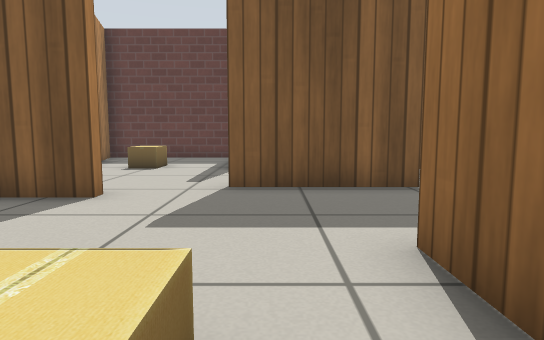
view 1 (above)

16 first-person views from a walk through a robot-simulator world made for Gazebo. The camera is 0.5 m above the floor, tilts 6° down and sees 75° across. The floor is counted in squares, 0.5 m on a side. Each view is taken from the middle of a square. On the plan, view 1 faces up. The plan holds only what a view shows up to about 13 squares ahead; the rest is blank. Simple patterns stand in for the simulator's built-in surfaces.

view 2
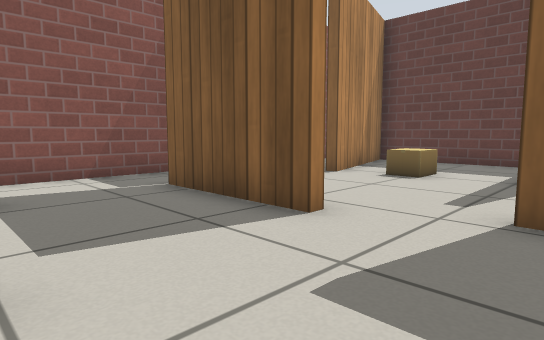

view 3
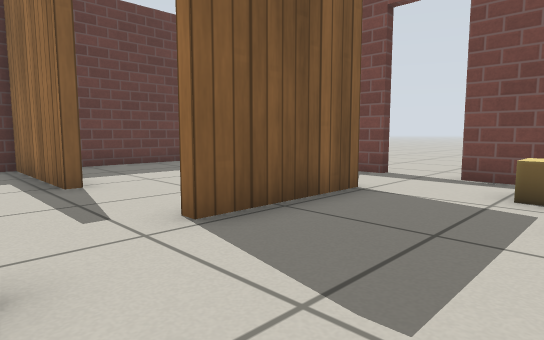

view 4
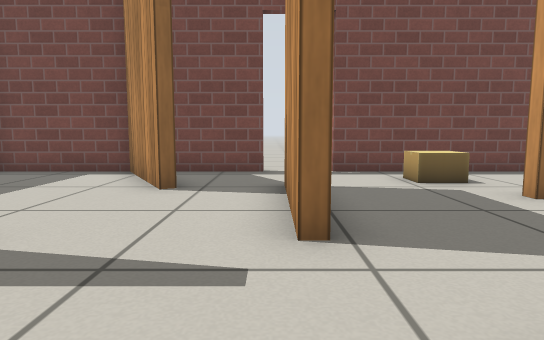

view 5
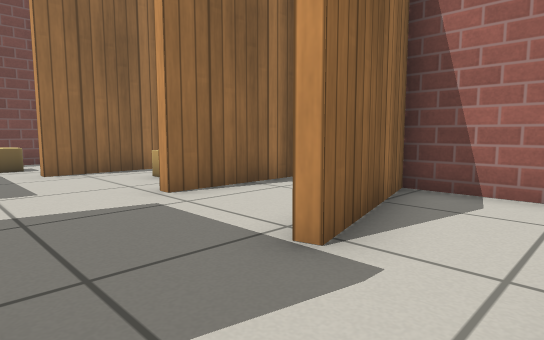

view 6
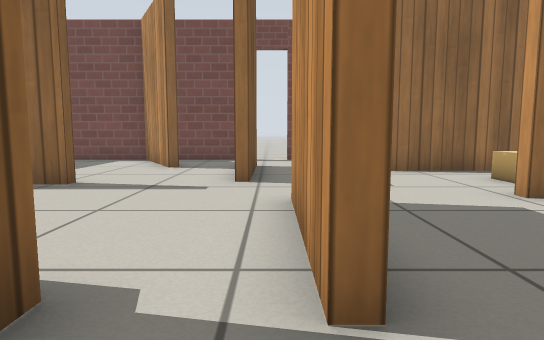

view 7
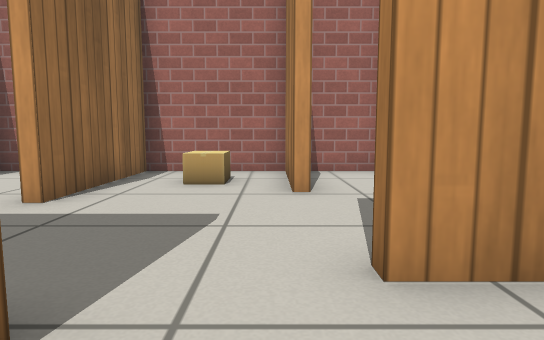

view 8
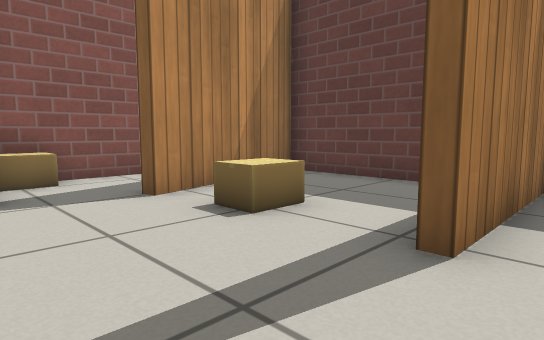

view 9
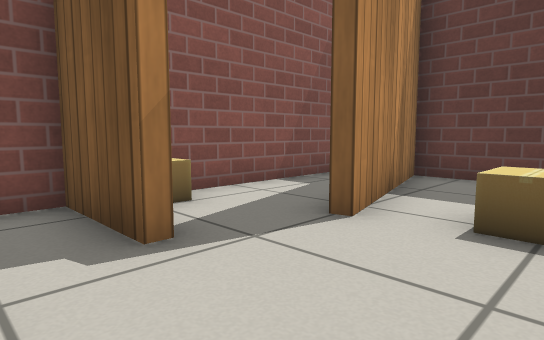

view 10
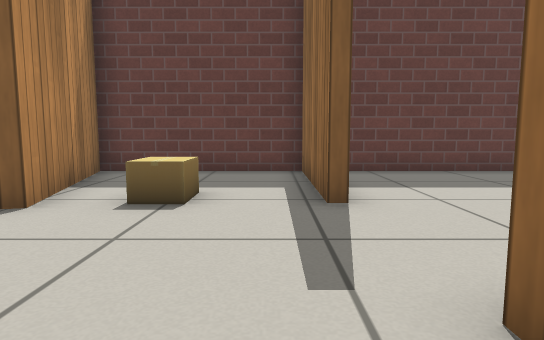

view 11
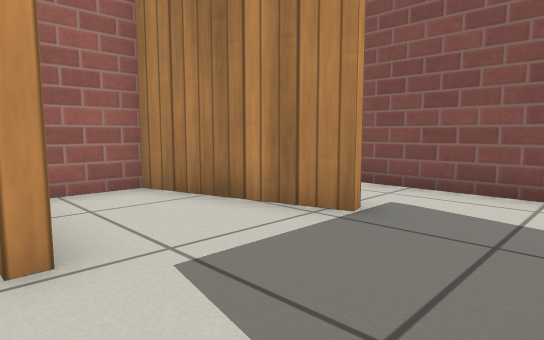

view 12
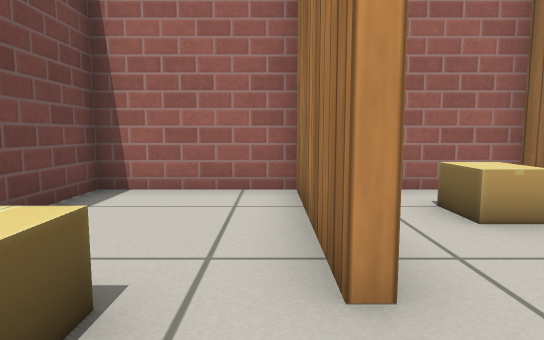

view 13
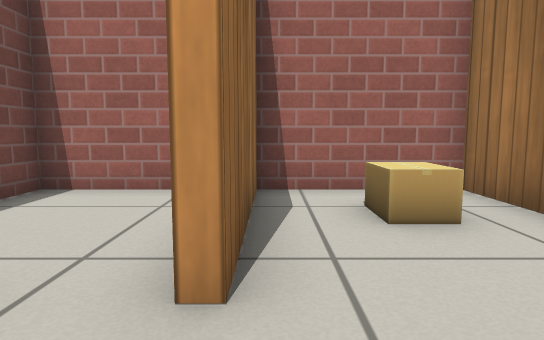

view 14
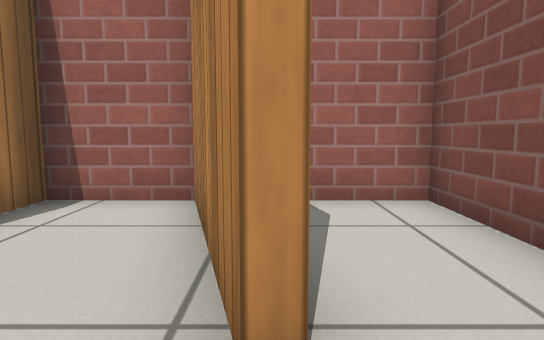

view 15
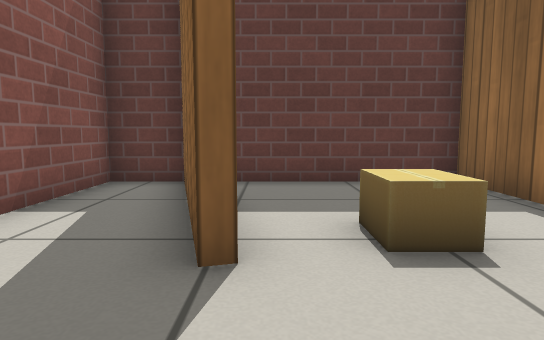

view 16
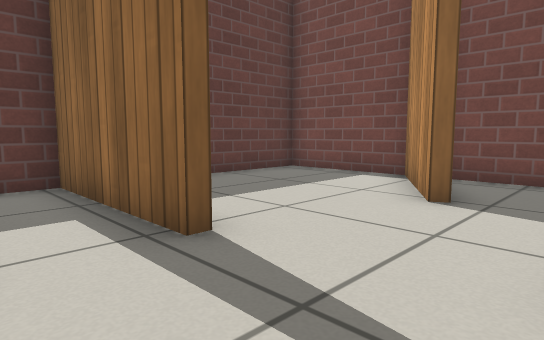

### Floor plan
Points are (right, up) in squares from view 1. A wall is a line through its corners. A room is listed if a view was taken in it or the views show most of it. See-through windows are left out.
Room 1 (views 1, 2, 3, 4, 5, 6, 7, 8, 9, 10, 11, 12, 13, 14, 15, 16)
walls: (-2.6, 5.4) (-6.2, 5.4); (-1.2, 9.9) (-1.2, 14.2) (-6.5, 14.2) (-5.2, 9.5); (-6, 7.7) (-6, 7.4) (-8.3, 7.4) (-8.3, -1.2) (-5.2, -1.2) (-6.2, 2.5); (-6.4, 5.7) (-2.7, 5.7); (1.6, 3.1) (1.6, -1.2) (5.1, -1.2) (5.1, 5.5); (2.8, 6.5) (-0.8, 6.5) (-0.8, 6.8) (2.6, 6.8); (2.1, 8.9) (3, 9.4); (-5.9, 2.6) (-4.9, -1.2) (-2.7, -1.2) (-2.7, 2.1) (-2.4, 2.1) (-2.4, -1.2) (1.3, -1.2) (1.3, 3.1); (5.1, 7.4) (5.1, 9.6)
ways out: opening at (1, 10) to room 2; opening at (-6, 8.5); open door at (5, 6.5)
objects: cardboard box (-4, 10) to (-4, 11); cardboard box (-1, 1); cardboard box (3, 3) to (3, 4)
Room 2 (no view inside)
walls: (3, 9.4) (5.1, 10.6) (5.1, 14.2) (0, 14.2); (-0.9, 14.2) (-0.9, 9.9)
ways out: opening at (1, 10) to room 1

Where each view was taken, in squares from view 1:
view 1: 0 up, 0 right, facing up
view 2: 2 up, 0 right, facing up-left
view 3: 3 up, 3 left, facing up-right
view 4: 7 up, 4 left, facing right
view 5: 5 up, 8 left, facing down-right
view 6: 6 up, 8 left, facing right
view 7: 8 up, 2 left, facing down
view 8: 7 up, 0 right, facing up-left
view 9: 6 up, 3 left, facing up-left
view 10: 5 up, 2 left, facing up
view 11: 5 up, 2 left, facing down-left
view 12: 5 up, 2 right, facing down
view 13: 5 up, 1 right, facing down
view 14: 4 up, 6 left, facing down
view 15: 7 up, 5 left, facing up
view 16: 7 up, 3 left, facing up-right
